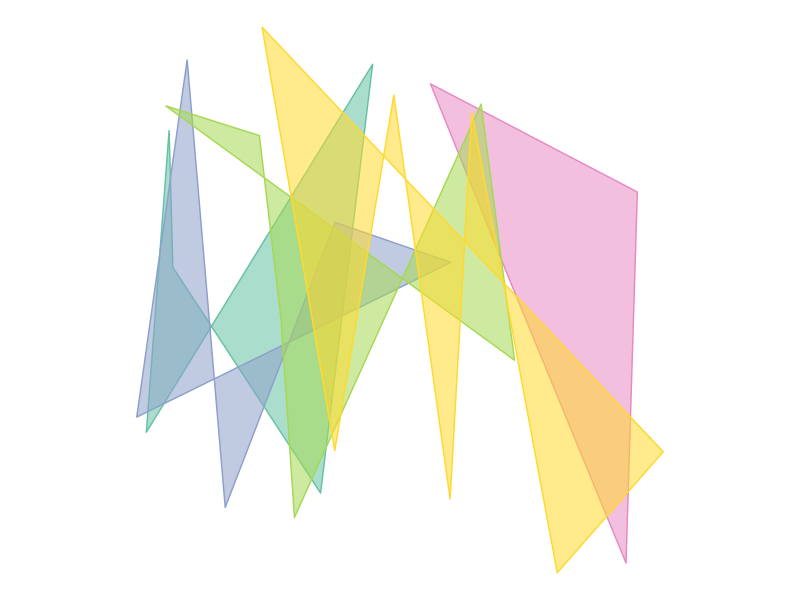

Reproduce this figure in R.
## ---- chunk 1
#| include: false
knitr::opts_chunk$set(echo = FALSE, comment = "", collapse = TRUE, warning = FALSE, message = FALSE)
## ---- chunk 2
library(tidyverse)
theme_set(theme_void())
library(RColorBrewer)
## ---- chunk 3
n <- 14

draw <- \(n){
  tibble(
    x = sort(runif(n)),
    y = runif(n),
    col = as.factor(as.integer(runif(n, min = 0, max = 6)))
  ) |>
    ggplot(aes(x, y, col = col, fill = col, alpha = .5)) + 
    geom_polygon(show.legend = FALSE) + 
    coord_equal() +
    scale_fill_brewer(palette = "Set2") + 
    scale_color_brewer(palette = "Set2")
}

draw(28)

boundary <- tibble(
  x = c(0,1,1,0,0),
  y = c(0,0,1,1,0)
)

interiorx <- 3
interiory <- 2

# expand_grid(x = c(0, 1, runif(interiorx)), y = c(0, 1, runif(interiory))) |>
# ggplot(aes(x, y)) + 
#   geom_point() + 
#   geom_path() + 
#   coord_equal()

